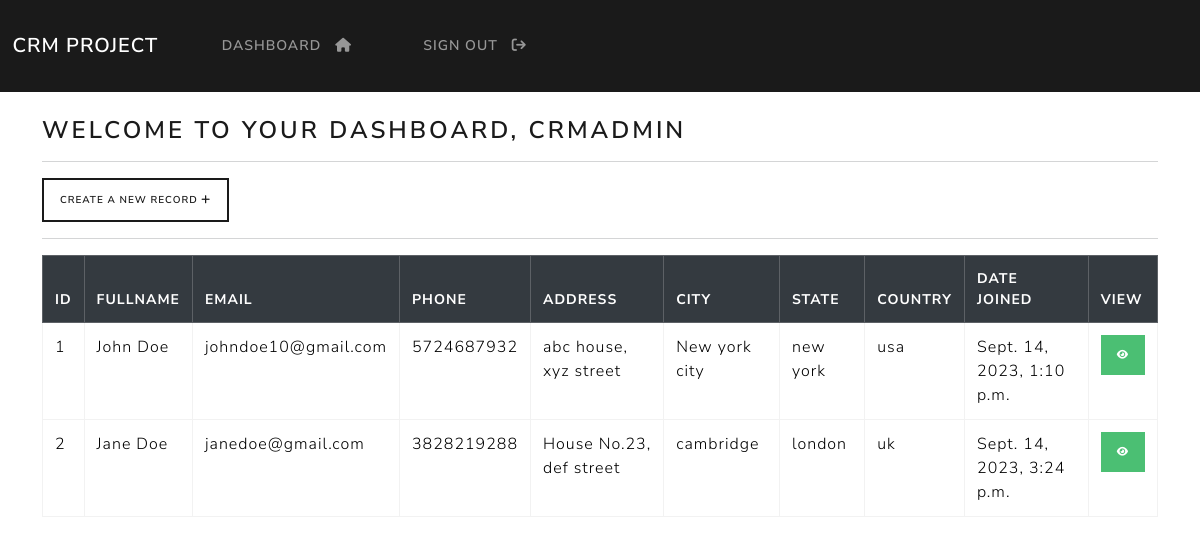
The page /dashboard (signed in) on the database its author committed.
### webapp/models.py (models this page shows, shortened)
class Record(models.Model):
    creation_date = models.DateTimeField(auto_now_add=True)
    first_name = models.CharField(max_length=100)
    last_name = models.CharField(max_length=100)
    email = models.CharField(max_length=100)
    phone = models.CharField(max_length=20)
    address = models.CharField(max_length=255)
    city = models.CharField(max_length=50)
    state = models.CharField(max_length=50)
    country = models.CharField(max_length=50)

### webapp/views.py (the view)
# urls.py: path('dashboard', views.dashboard, name="dashboard"),
@login_required(login_url='my-login')
def dashboard(request):
    my_records = Record.objects.all()
    context = {'records': my_records}
    return render(request, 'webapp/dashboard.html', context=context)

### webapp/templates/webapp/dashboard.html
{% extends 'webapp/base.html' %}
{% block content %}
    <h3> Welcome to your dashboard, {{user}} </h3>
    <hr>
    <a class="btn btn-outline-primary btn-sm" href="{% url 'create-record' %}"> Create a new Record <i class="fa-solid fa-plus"></i> </a>
    <hr>
    <table class="table table-hover table-bordered table-sm ">
        <thead class="table-dark">
            <tr>
                <th scope="col"> ID </th>
                <th scope="col"> Fullname </th>
                <th scope="col"> Email </th>
                <th scope="col"> Phone </th>
                <th scope="col"> Address </th>
                <th scope="col"> City </th>
                <th scope="col"> State </th>
                <th scope="col"> Country </th>
                <th scope="col"> Date joined </th>
                <th scope="col"> View </th>
            </tr>
        </thead>
        <tbody>
        {% if records %}
            {% for record in records %}
            <tr>
                <td> {{record.id}} </td>
                <td> {{record.first_name}} {{record.last_name}} </td>
                <td> {{record.email}} </td>
                <td> {{record.phone}} </td>
                <td> {{record.address}} </td>
                <td> {{record.city}} </td>
                <td> {{record.state}} </td>
                <td> {{record.country}} </td>
                <td> {{record.creation_date}} </td>
                <td> <a class="btn btn-success btn-sm" href="{% url 'record' record.id %}"> <i class="fa-solid fa-eye"> </i></a> </td>
            </tr>
            {% endfor %}
        </tbody>
        {% endif %}
    </table>
{% endblock %}

### webapp/templates/webapp/base.html (shortened to what this page needs)
{% load static %}
<!DOCTYPE html>
<html lang="en">
<head>
    <link rel="stylesheet" type="text/css" href="https://bootswatch.com/5/lux/bootstrap.css">
    <link rel="stylesheet" type="text/css" href="{% static 'css/styles.css' %}">
    <link rel="stylesheet" href="https://cdnjs.cloudflare.com/ajax/libs/font-awesome/6.4.2/css/all.min.css" />
</head>
<body>
    {% include 'webapp/navbar.html' %}
    <div class="container">
        <br>
        {% block content %}
        {% endblock %}
    </div>
</body>
</html>

### webapp/templates/webapp/navbar.html (shortened to what this page needs)
{% if user.is_authenticated %}
  <nav class="navbar navbar-expand-lg navbar-dark bg-primary justify-content-center">
      <a class="navbar-brand main-heading" href="{% url 'dashboard' %}">
        &nbsp; CRM PROJECT
      </a>
        <div class="collapse navbar-collapse text-center" id="navbarNavDropdown">
          <ul class="navbar-nav mr-auto">
              <li class="nav-item">
                <a class="nav-link" href="{% url 'dashboard' %}"> Dashboard &nbsp; <i class="fa fa-home" aria-hidden="true"></i> </a>
              </li>
              <li class="nav-item">
                <a class="nav-link" href="{% url 'user-logout' %}"> Sign out &nbsp; <i class="fa fa-sign-out" aria-hidden="true"></i> </a>
              </li>
          </ul>
        </div>
  </nav>
{% endif %}

### rows shown on the page
Record: id "1", first_name "John", last_name "Doe", email "johndoe10@gmail.com", phone "5724687932", address "abc house, xyz street", city "New york city", state "new york", country "usa", creation_date "Sept. 14, 2023, 1:10 p.m."
Record: id "2", first_name "Jane", last_name "Doe", email "janedoe@gmail.com", phone "3828219288", address "House No.23, def street", city "cambridge", state "london", country "uk", creation_date "Sept. 14, 2023, 3:24 p.m."

### other values the page prints
{{ user }} "CRMADMIN"
